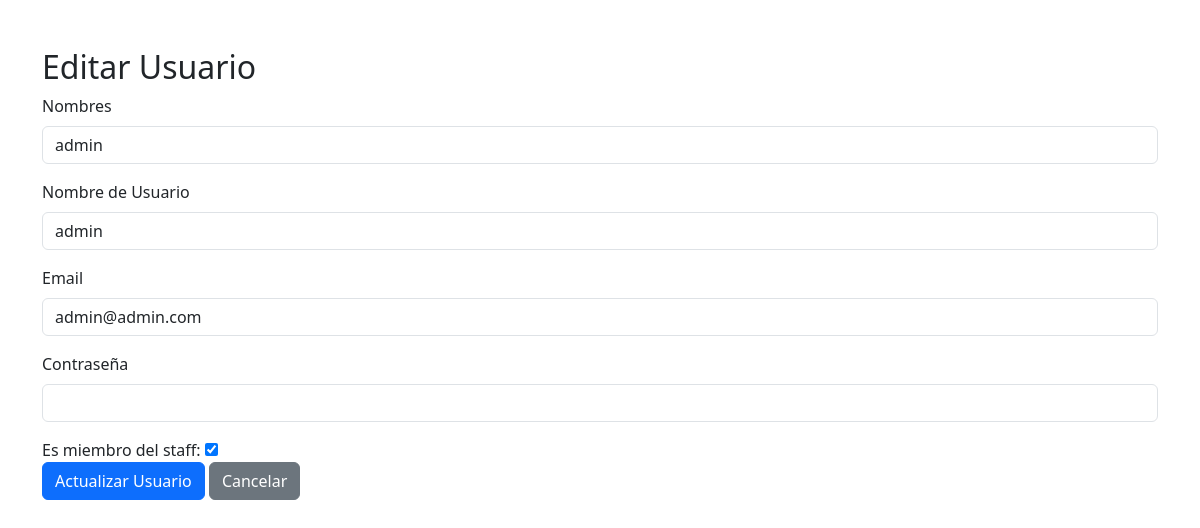
Page /inicio/usuarios/editar/1/ on the committed database.
### inicio/models.py (models this page shows, shortened)
class Usuario(AbstractBaseUser, PermissionsMixin):
    email = models.EmailField(unique=True)  # Email único para el usuario
    nombres = models.CharField(max_length=100)  # Nombres del usuario
    nombre_usuario = models.CharField(max_length=100, unique=True)  # Nombre de usuario único
    is_staff = models.BooleanField(default=False)  # Permite acceso al admin
    is_active = models.BooleanField(default=True)  # Marca si el usuario está activo
    last_login = models.DateTimeField(null=True, blank=True)  # Fecha del último inicio de sesión
    groups = models.ManyToManyField(
        'auth.Group',
        related_name='%(class)s_set',  # `related_name` único para este modelo
        blank=True,
        help_text='The groups this user belongs to.',
        verbose_name='groups'
    )
    user_permissions = models.ManyToManyField(
        'auth.Permission',
        related_name='%(class)s_permissions',  # `related_name` único para este modelo
        blank=True,
        help_text='Specific permissions for this user.',
        verbose_name='user permissions'
    )
    objects = UsuarioManager()  # Asigna el manager personalizado
    USERNAME_FIELD = 'email'  # Campo utilizado para el inicio de sesión
    REQUIRED_FIELDS = ['nombres', 'nombre_usuario']  # Campos requeridos al crear un superusuario

### inicio/views.py (the view, shortened to what this page needs)
# urls.py: path('usuarios/editar/<int:usuario_id>/', views.editar_usuario, name='editar_usuario'),
def editar_usuario(request, usuario_id):
    usuario = get_object_or_404(Usuario, id=usuario_id)  # Obtiene el usuario o lanza 404 si no existe
    return render(request, 'editar_usuario.html', {'usuario': usuario})

### inicio/templates/editar_usuario.html (shortened to what this page needs)
<!DOCTYPE html>
<html lang="es">
<head>
    <link href="https://cdn.jsdelivr.net/npm/bootstrap@5.3.0/dist/css/bootstrap.min.css" rel="stylesheet">
</head>
<body>
    <div class="container mt-5">
        <h2>Editar Usuario</h2>
        <form method="POST">
            <div class="mb-3">
                <label for="nombres" class="form-label">Nombres</label>
                <input type="text" class="form-control" id="nombres" name="nombres" value="{{ usuario.nombres }}" required>
            </div>
            <div class="mb-3">
                <label for="nombre_usuario" class="form-label">Nombre de Usuario</label>
                <input type="text" class="form-control" id="nombre_usuario" name="nombre_usuario" value="{{ usuario.nombre_usuario }}" required>
            </div>
            <div class="mb-3">
                <label for="email" class="form-label">Email</label>
                <input type="email" class="form-control" id="email" name="email" value="{{ usuario.email }}" required>
            </div>
            <div class="mb-3">
                <label for="contrasena" class="form-label">Contraseña</label>
                <input type="password" class="form-control" id="contrasena" name="contrasena">
            </div>
            <div class="form-group">
                <label for="is_staff">Es miembro del staff:</label>
                <input type="checkbox" id="is_staff" name="is_staff" {% if usuario.is_staff %}checked{% endif %}>
            </div>
            <button type="submit" class="btn btn-primary">Actualizar Usuario</button>
            <a href="{% url 'lista_usuarios' %}" class="btn btn-secondary">Cancelar</a>
        </form>
    </div>
</body>
</html>

### rows in the picture
Usuario: nombres "admin", nombre_usuario "admin", email "admin@admin.com", is_staff "☑"
